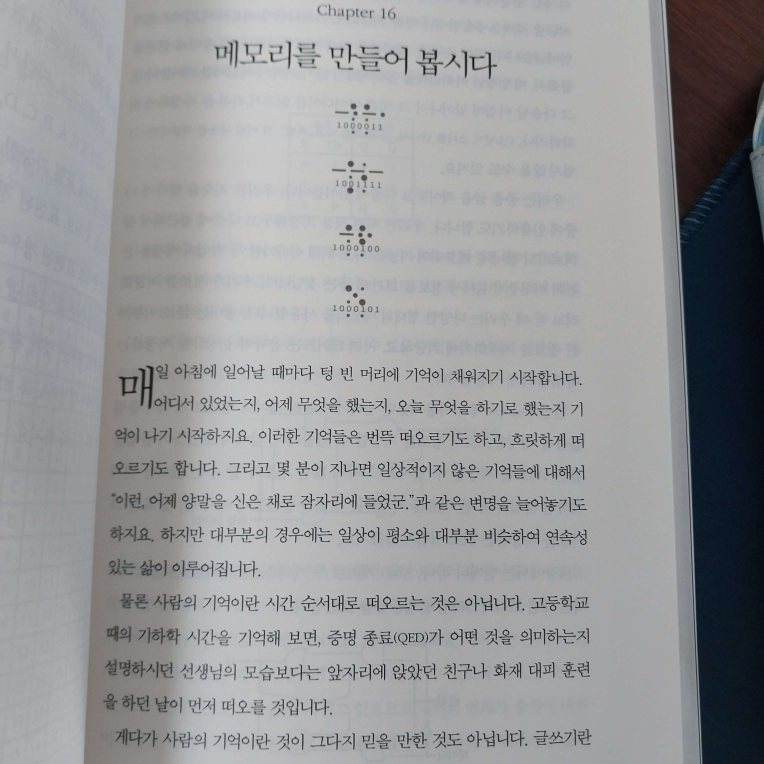
#> input picture test/test.jpg, 3056 x 3056 px, found by its file name (shown at 1/4 size)
$ jupyter execute main.ipynb
#> lines starting #> are read from the running program, lines starting #| are printed output that depends on the picture; after the words box and inside, x2 and y2 are one past the last pixel; in counts of white or black regions, pixels touching at a corner belong together
텍스트 검출

[cell 1]
import cv2 as cv
import os
import matplotlib.pyplot as plt

[cell 2]
imagePos = r'E:\GithubProjects\MukJumYee\test\test.jpg'

[cell 3]
originalImage = cv.imread(imagePos)
#> originalImage is the input picture: shape (3056, 3056, 3); mean B, G, R 152.2, 150.7, 149.2
# originalImage = cv.resize(originalImage, (1000, 1000))

[cell 4]
plt.imshow(originalImage)

[cell 5]
plt.imshow(cv.cvtColor(cv.cvtColor(originalImage, cv.COLOR_RGB2GRAY), cv.COLOR_BGR2RGB))

[cell 6]
imgCopy = originalImage.copy()
imgCopy = cv.cvtColor(imgCopy, cv.COLOR_RGB2GRAY)
_, binary130 = cv.threshold(imgCopy, 120, 255, cv.THRESH_BINARY)
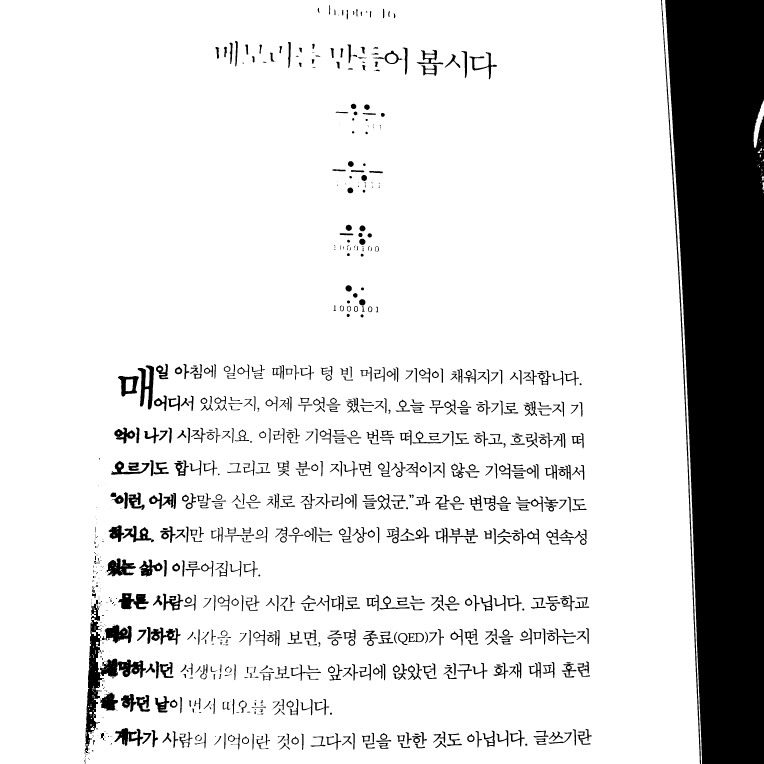
#> binary130: shape (3056, 3056) (shown at 1/4 size); 85.9% white; 1041 black regions (252 under 20 px), largest, box (x1, y1, x2, y2) and area: (2661, 0, 3056, 3056) 955847, (339, 2399, 527, 3029) 23082, (2644, 0, 2804, 3056) 13919
plt.imshow(cv.cvtColor(binary130, cv.COLOR_BGR2RGB))

단순 binary threshold 는 특정 값을 기준으로 구분하기 때문에 환경 변화에 약하다
그래서 otsu 알고리즘을 사용했다

[cell 7]
imgCopy = originalImage.copy()
imgCopy = cv.cvtColor(imgCopy, cv.COLOR_RGB2GRAY)
_, otsu = cv.threshold(imgCopy, -1, 255,  cv.THRESH_BINARY | cv.THRESH_OTSU)
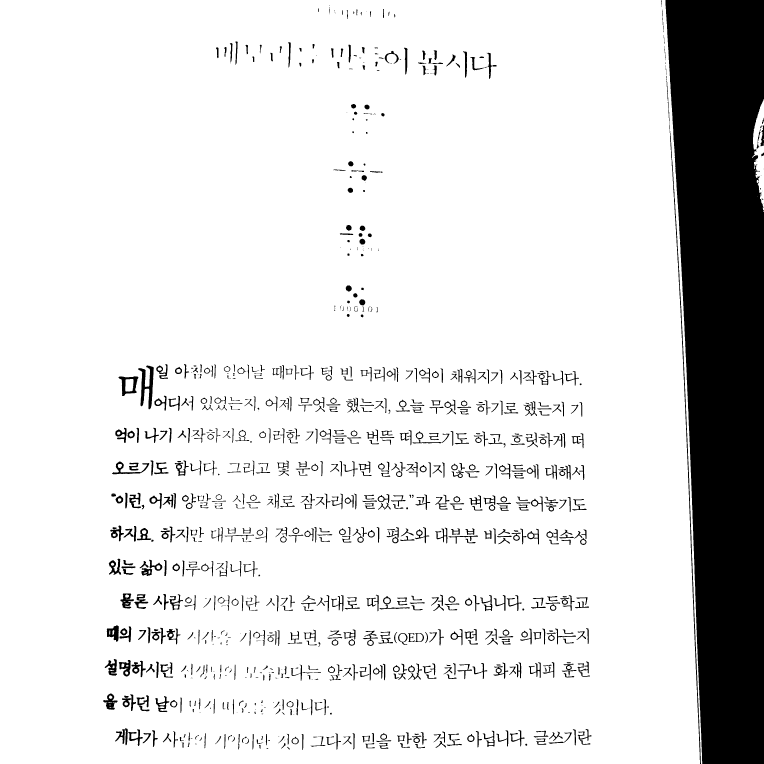
#> otsu: shape (3056, 3056) (shown at 1/4 size); 87.1% white; 982 black regions (130 under 20 px), largest, box (x1, y1, x2, y2) and area: (2662, 0, 3056, 3056) 945723, (2665, 304, 2804, 3056) 9349, (553, 1462, 615, 1637) 4586
plt.imshow(cv.cvtColor(otsu, cv.COLOR_BGR2RGB))
